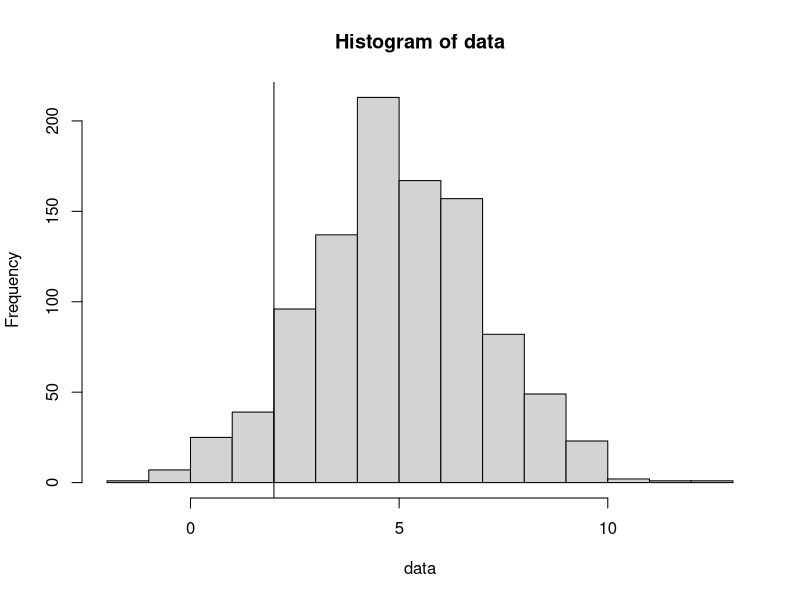
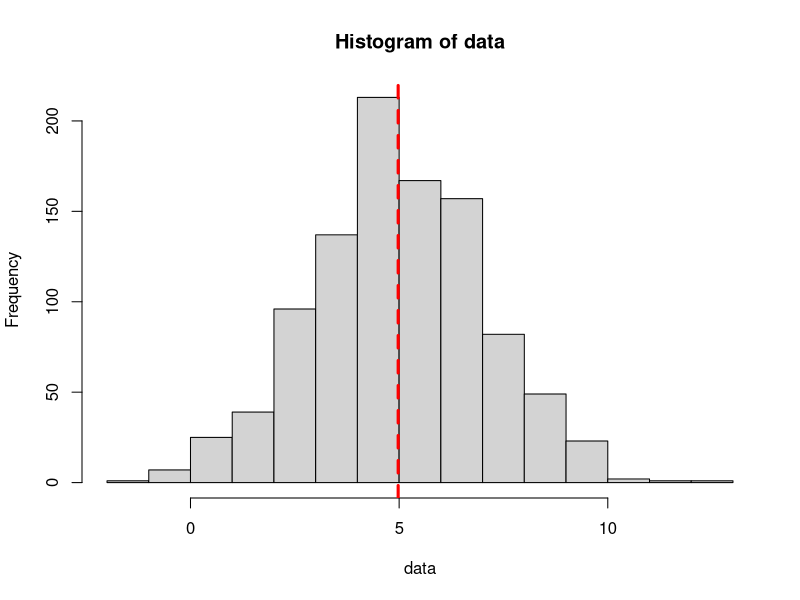
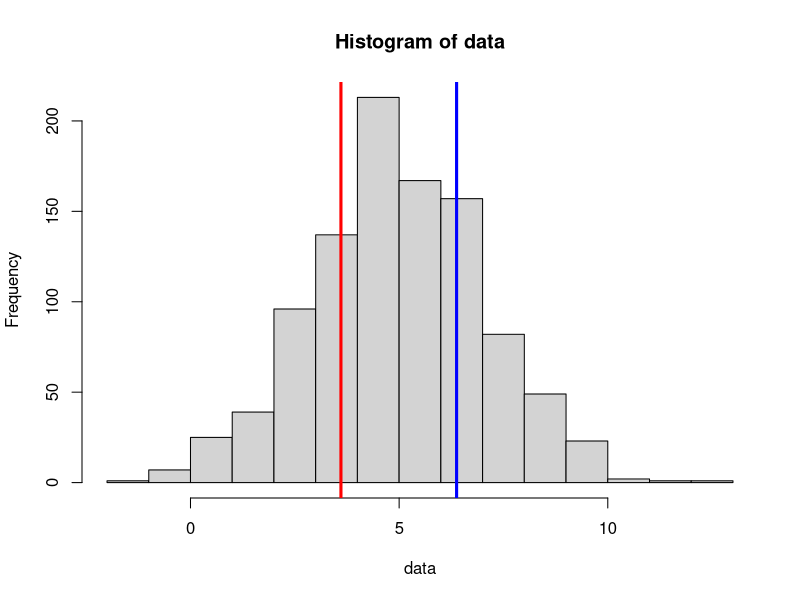

Source code (R) for these figures, in order:
# add solid vertical line at specific location
# make this example reproducible
set.seed(1)

# create data
data <- rnorm(n=1000, mean=5, sd=2)

# create histogram to visualize distribution of data
hist(data)

# add vertical line at x=2
abline(v=2)

# add customized vertical line at specific location
# make this example reproducible
set.seed(1)

# create data
data <- rnorm(n=1000, mean=5, sd=2)

# create histogram to visualize distribution of data
hist(data)

# add vertical line at mean value
abline(v=mean(data), col="red", lwd=3, lty="dashed")

# add multiple customized vertical lines
# make this example reproducible
set.seed(1)

# create data
data <- rnorm(n=1000, mean=5, sd=2)

# create histogram to visualize distribution of data
hist(data)

# add vertical lines at 1st and third quartiles
abline(v=quantile(data, .25), col="red", lwd=3)
abline(v=quantile(data, .75), col="blue", lwd=3)
